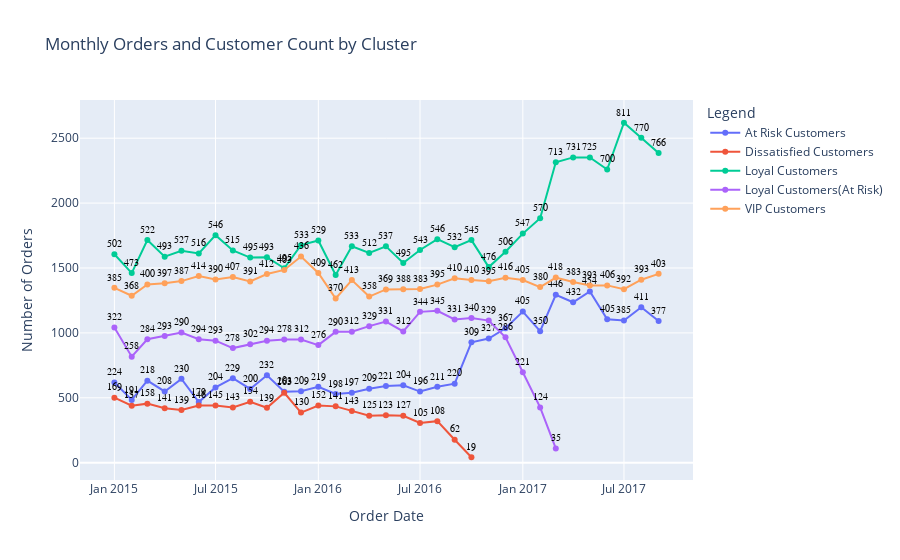

The code cell stored with this chart in its notebook:
### Markdown cell above
### 월별 주문 빈도

### Code cell
# 월별로 그룹화하고 클러스터별로 주문 수와 고객 수 계산
monthly_stats = df.groupby([df['order date (DateOrders)'].dt.to_period('M'), 'Cluster']).agg({
    'Order Id': 'size',  # 주문 수
    'Customer Id': 'nunique'  # 고객 수
}).reset_index()

# Period 객체를 YYYY-MM 형식의 문자열로 변환
monthly_stats['order date (DateOrders)'] = monthly_stats['order date (DateOrders)'].dt.strftime('%Y-%m')

# 2017년 10월 데이터 제외
monthly_stats = monthly_stats[monthly_stats['order date (DateOrders)'] != '2017-10']

# 그래프 객체 생성
fig = go.Figure()

# 주문 수에 대한 선 그래프 추가
for cluster in monthly_stats['Cluster'].unique():
    cluster_data = monthly_stats[monthly_stats['Cluster'] == cluster]
    fig.add_trace(go.Scatter(
        x=cluster_data['order date (DateOrders)'],
        y=cluster_data['Order Id'],
        mode='lines+markers+text',
        name=f'{cluster}',
        text=cluster_data['Customer Id'],  # 고객 수 표시
        textposition="top center",
        textfont=dict(
            family="Arial, sans-serif",
            size=10,  # 텍스트 크기 조절
            color="black")
        ))

# 그래프 레이아웃 설정
fig.update_layout(
    title='Monthly Orders and Customer Count by Cluster',
    xaxis_title='Order Date',
    yaxis_title='Number of Orders',
    legend_title='Legend'
)

# 그래프 표시
fig.show()

### Figure 1 — Plotly figure (JSON) as saved in the notebook; plotly's stock layout.template omitted (floating-point values rounded to 4 significant figures)
{"data": [{"mode": "lines+markers+text", "name": "At Risk Customers", "text": [224, 191, 218, 208, 230, 179, 204, 229, 200, 232, 203, 209, 219, 198, 197, 209, 221, 204, 196, 211, 220, 309, 327, 367, 405, 350, 446, 432, 454, 405, 385, 411, 377], "textfont": {"color": "black", "family": "Arial, sans-serif", "size": 10}, "textposition": "top center", "type": "scatter", "x": ["2015-01", "2015-02", "2015-03", "2015-04", "2015-05", "2015-06", "2015-07", "2015-08", "2015-09", "2015-10", "2015-11", "2015-12", "2016-01", "2016-02", "2016-03", "2016-04", "2016-05", "2016-06", "2016-07", "2016-08", "2016-09", "2016-10", "2016-11", "2016-12", "2017-01", "2017-02", "2017-03", "2017-04", "2017-05", "2017-06", "2017-07", "2017-08", "2017-09"], "y": [618, 484, 632, 549, 646, 467, 580, 651, 568, 673, 547, 550, 585, 530, 539, 570, 590, 596, 548, 585, 609, 928, 957, 1036, 1164, 1013, 1294, 1236, 1319, 1105, 1096, 1198, 1091]}, {"mode": "lines+markers+text", "name": "Dissatisfied Customers", "text": [169, 137, 158, 141, 139, 146, 145, 143, 154, 139, 163, 130, 152, 141, 143, 125, 123, 127, 105, 108, 62, 19], "textfont": {"color": "black", "family": "Arial, sans-serif", "size": 10}, "textposition": "top center", "type": "scatter", "x": ["2015-01", "2015-02", "2015-03", "2015-04", "2015-05", "2015-06", "2015-07", "2015-08", "2015-09", "2015-10", "2015-11", "2015-12", "2016-01", "2016-02", "2016-03", "2016-04", "2016-05", "2016-06", "2016-07", "2016-08", "2016-09", "2016-10"], "y": [501, 439, 455, 419, 406, 440, 440, 426, 470, 423, 539, 386, 440, 434, 399, 362, 365, 362, 306, 320, 177, 42]}, {"mode": "lines+markers+text", "name": "Loyal Customers", "text": [502, 473, 522, 493, 527, 516, 546, 515, 495, 493, 495, 533, 529, 462, 533, 512, 537, 495, 543, 546, 532, 545, 476, 506, 547, 570, 713, 731, 725, 700, 811, 770, 766], "textfont": {"color": "black", "family": "Arial, sans-serif", "size": 10}, "textposition": "top center", "type": "scatter", "x": ["2015-01", "2015-02", "2015-03", "2015-04", "2015-05", "2015-06", "2015-07", "2015-08", "2015-09", "2015-10", "2015-11", "2015-12", "2016-01", "2016-02", "2016-03", "2016-04", "2016-05", "2016-06", "2016-07", "2016-08", "2016-09", "2016-10", "2016-11", "2016-12", "2017-01", "2017-02", "2017-03", "2017-04", "2017-05", "2017-06", "2017-07", "2017-08", "2017-09"], "y": [1606, 1461, 1716, 1587, 1633, 1612, 1753, 1635, 1580, 1583, 1498, 1676, 1712, 1446, 1667, 1616, 1667, 1539, 1639, 1722, 1660, 1715, 1507, 1625, 1765, 1883, 2315, 2352, 2351, 2259, 2619, 2503, 2385]}, {"mode": "lines+markers+text", "name": "Loyal Customers(At Risk)", "text": [322, 258, 284, 293, 290, 294, 293, 278, 302, 294, 278, 312, 276, 290, 312, 329, 331, 312, 344, 345, 331, 340, 329, 286, 221, 124, 35], "textfont": {"color": "black", "family": "Arial, sans-serif", "size": 10}, "textposition": "top center", "type": "scatter", "x": ["2015-01", "2015-02", "2015-03", "2015-04", "2015-05", "2015-06", "2015-07", "2015-08", "2015-09", "2015-10", "2015-11", "2015-12", "2016-01", "2016-02", "2016-03", "2016-04", "2016-05", "2016-06", "2016-07", "2016-08", "2016-09", "2016-10", "2016-11", "2016-12", "2017-01", "2017-02", "2017-03"], "y": [1042, 817, 951, 977, 1003, 951, 940, 883, 912, 940, 950, 949, 906, 1008, 1009, 1052, 1087, 1011, 1162, 1170, 1104, 1114, 1095, 966, 697, 426, 110]}, {"mode": "lines+markers+text", "name": "VIP Customers", "text": [385, 368, 400, 397, 387, 414, 390, 407, 391, 412, 403, 436, 409, 370, 413, 358, 369, 388, 383, 395, 410, 410, 395, 416, 405, 380, 418, 383, 393, 406, 392, 393, 403], "textfont": {"color": "black", "family": "Arial, sans-serif", "size": 10}, "textposition": "top center", "type": "scatter", "x": ["2015-01", "2015-02", "2015-03", "2015-04", "2015-05", "2015-06", "2015-07", "2015-08", "2015-09", "2015-10", "2015-11", "2015-12", "2016-01", "2016-02", "2016-03", "2016-04", "2016-05", "2016-06", "2016-07", "2016-08", "2016-09", "2016-10", "2016-11", "2016-12", "2017-01", "2017-02", "2017-03", "2017-04", "2017-05", "2017-06", "2017-07", "2017-08", "2017-09"], "y": [1347, 1286, 1373, 1383, 1399, 1438, 1411, 1430, 1396, 1454, 1485, 1588, 1462, 1265, 1407, 1280, 1335, 1336, 1339, 1372, 1421, 1407, 1398, 1425, 1407, 1353, 1426, 1392, 1365, 1366, 1337, 1410, 1455]}], "layout": {"legend": {"title": {"text": "Legend"}}, "title": {"text": "Monthly Orders and Customer Count by Cluster"}, "xaxis": {"title": {"text": "Order Date"}}, "yaxis": {"title": {"text": "Number of Orders"}}}}
